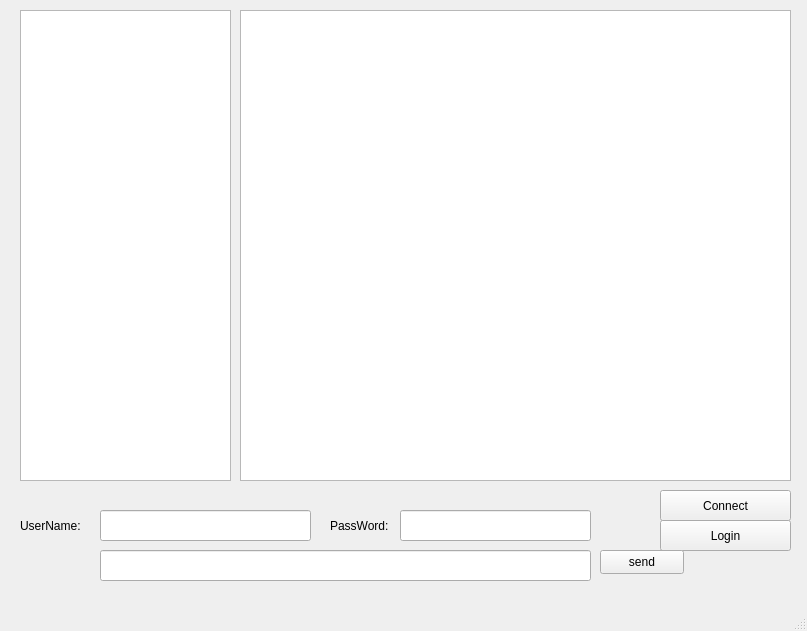
<?xml version="1.0" encoding="UTF-8"?>
<ui version="4.0">
 <class>Pop3Client</class>
 <widget class="QMainWindow" name="Pop3Client">
  <property name="geometry">
   <rect>
    <x>0</x>
    <y>0</y>
    <width>807</width>
    <height>631</height>
   </rect>
  </property>
  <property name="windowTitle">
   <string>Pop3Client</string>
  </property>
  <widget class="QWidget" name="centralwidget">
   <widget class="QPushButton" name="pushButton">
    <property name="geometry">
     <rect>
      <x>660</x>
      <y>490</y>
      <width>131</width>
      <height>31</height>
     </rect>
    </property>
    <property name="text">
     <string>Connect</string>
    </property>
   </widget>
   <widget class="QLineEdit" name="lineEdit">
    <property name="geometry">
     <rect>
      <x>100</x>
      <y>510</y>
      <width>211</width>
      <height>31</height>
     </rect>
    </property>
   </widget>
   <widget class="QLineEdit" name="lineEdit_2">
    <property name="enabled">
     <bool>true</bool>
    </property>
    <property name="geometry">
     <rect>
      <x>400</x>
      <y>510</y>
      <width>191</width>
      <height>31</height>
     </rect>
    </property>
    <property name="echoMode">
     <enum>QLineEdit::Password</enum>
    </property>
   </widget>
   <widget class="QTextBrowser" name="textBrowser">
    <property name="geometry">
     <rect>
      <x>240</x>
      <y>10</y>
      <width>551</width>
      <height>471</height>
     </rect>
    </property>
   </widget>
   <widget class="QLabel" name="label">
    <property name="geometry">
     <rect>
      <x>20</x>
      <y>510</y>
      <width>81</width>
      <height>31</height>
     </rect>
    </property>
    <property name="text">
     <string>UserName:</string>
    </property>
   </widget>
   <widget class="QLabel" name="label_2">
    <property name="enabled">
     <bool>true</bool>
    </property>
    <property name="geometry">
     <rect>
      <x>330</x>
      <y>510</y>
      <width>71</width>
      <height>31</height>
     </rect>
    </property>
    <property name="text">
     <string>PassWord:</string>
    </property>
   </widget>
   <widget class="QPushButton" name="pushButton_2">
    <property name="geometry">
     <rect>
      <x>660</x>
      <y>520</y>
      <width>131</width>
      <height>31</height>
     </rect>
    </property>
    <property name="text">
     <string>Login</string>
    </property>
   </widget>
   <widget class="QLineEdit" name="lineEdit_3">
    <property name="geometry">
     <rect>
      <x>100</x>
      <y>550</y>
      <width>491</width>
      <height>31</height>
     </rect>
    </property>
   </widget>
   <widget class="QPushButton" name="pushButton_3">
    <property name="geometry">
     <rect>
      <x>600</x>
      <y>550</y>
      <width>84</width>
      <height>24</height>
     </rect>
    </property>
    <property name="text">
     <string>send</string>
    </property>
   </widget>
   <widget class="QListView" name="listView">
    <property name="geometry">
     <rect>
      <x>20</x>
      <y>10</y>
      <width>211</width>
      <height>471</height>
     </rect>
    </property>
   </widget>
  </widget>
  <widget class="QMenuBar" name="menubar">
   <property name="geometry">
    <rect>
     <x>0</x>
     <y>0</y>
     <width>807</width>
     <height>25</height>
    </rect>
   </property>
  </widget>
  <widget class="QStatusBar" name="statusbar"/>
 </widget>
 <resources/>
 <connections/>
</ui>
